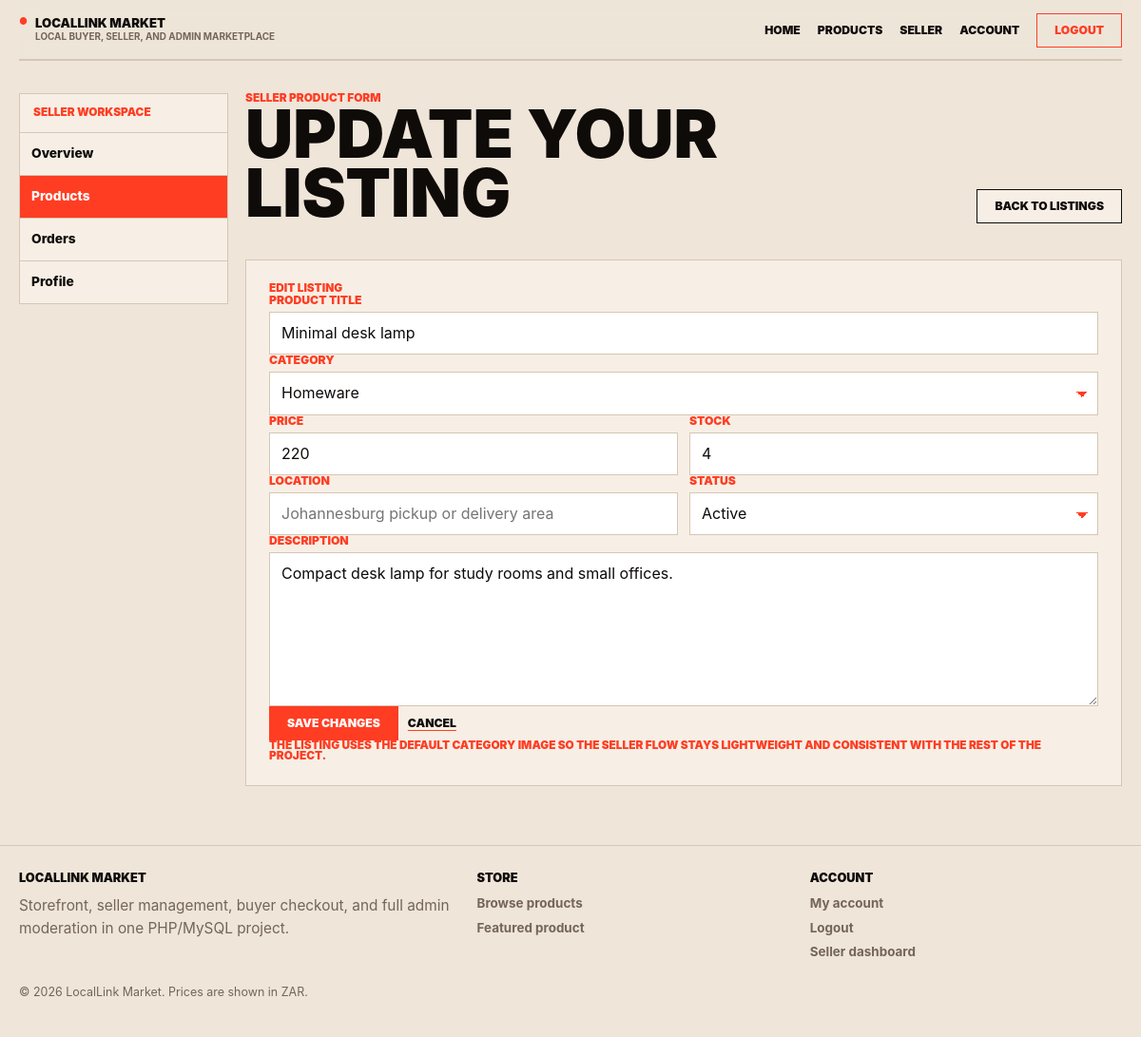
Screenshot of /edit-product.php?id=3 (signed in) with the database file from the repository.
### tables this page shows
CREATE TABLE IF NOT EXISTS products (
  id INT UNSIGNED AUTO_INCREMENT PRIMARY KEY,
  seller_id INT UNSIGNED DEFAULT NULL,
  category_id INT UNSIGNED NOT NULL,
  title VARCHAR(150) NOT NULL,
  description TEXT NOT NULL,
  price DECIMAL(10,2) NOT NULL,
  stock INT UNSIGNED NOT NULL DEFAULT 0,
  status ENUM('active', 'inactive', 'pending_review', 'archived') NOT NULL DEFAULT 'active',
  image_path VARCHAR(255) DEFAULT NULL,
  created_at TIMESTAMP DEFAULT CURRENT_TIMESTAMP,
  updated_at TIMESTAMP DEFAULT CURRENT_TIMESTAMP ON UPDATE CURRENT_TIMESTAMP,
  CONSTRAINT fk_products_category
    FOREIGN KEY (category_id) REFERENCES categories(id),
  CONSTRAINT fk_products_seller
    FOREIGN KEY (seller_id) REFERENCES users(id)
    ON DELETE SET NULL
);

CREATE TABLE IF NOT EXISTS categories (
  id INT UNSIGNED AUTO_INCREMENT PRIMARY KEY,
  name VARCHAR(100) NOT NULL UNIQUE
);

### edit-product.php (the view, shortened to what the rows shown need)
<?php
require __DIR__ . '/includes/seller_tools.php';
$sellerUser = seller_require_account();
$categories = market_get_categories();
$statusOptions = seller_product_status_options();
$productId = isset($_GET['id']) ? max(0, (int) $_GET['id']) : 0;
$product = $productId > 0 ? seller_find_product_for_user($sellerUser, $productId) : null;
    ?>
    <?php
$form = [
    'title' => (string) ($product['title'] ?? ''),
    'category_id' => (int) ($product['category_id'] ?? ($categories[0]['id'] ?? 0)),
    'price' => isset($product['price_amount']) ? (string) $product['price_amount'] : '',
    'stock' => isset($product['stock']) ? (string) $product['stock'] : '1',
    'location' => (string) ($product['location'] ?? ''),
    'status' => (string) ($product['raw_status'] ?? $statusOptions[0]),
    'description' => (string) ($product['description'] ?? ''),
];
require __DIR__ . '/includes/header.php';
?>
<section class="page section dashboard">
  <div class="stack">
    <div class="section-head">
      <div>
        <h1><?php echo $productId > 0 ? 'Update your listing' : 'Create a new listing'; ?></h1>
      </div>
    </div>
    <form class="card form-card" method="post" action="<?php echo htmlspecialchars(app_url('edit-product.php' . ($productId > 0 ? '?id=' . $productId : ''))); ?>">
      <div class="field">
        <label for="title">Product title</label>
        <input id="title" name="title" type="text" placeholder="Product name" value="<?php echo htmlspecialchars($form['title']); ?>">
      </div>
      <div class="field">
        <label for="category">Category</label>
        <select id="category" name="category_id">
          <?php foreach ($categories as $category): ?>
            <option value="<?php echo (int) $category['id']; ?>" <?php echo (int) $form['category_id'] === (int) $category['id'] ? 'selected' : ''; ?>>
              <?php echo htmlspecialchars($category['name']); ?>
            </option>
          <?php endforeach; ?>
        </select>
      </div>
      <div class="field-row">
        <div class="field">
          <label for="price">Price</label>
          <input id="price" name="price" type="number" min="1" step="0.01" placeholder="0.00" value="<?php echo htmlspecialchars($form['price']); ?>">
        </div>
        <div class="field">
          <label for="stock">Stock</label>
          <input id="stock" name="stock" type="number" min="1" step="1" value="<?php echo htmlspecialchars($form['stock']); ?>">
        </div>
      </div>
      <div class="field">
        <label for="description">Description</label>
        <textarea id="description" name="description" rows="6" placeholder="Short product description"><?php echo htmlspecialchars($form['description']); ?></textarea>
      </div>
    </form>
  </div>
</section>
<?php require __DIR__ . '/includes/footer.php'; ?>

### rows the page displays
products: title "Minimal desk lamp", category_id "Homeware", price "220", stock "4", description "Compact desk lamp for study rooms and small offices."

### other values shown
$item['label'] "Overview"
$item['label'] "Products"
$item['label'] "Orders"
$item['label'] "Profile"
form field status "Active"
